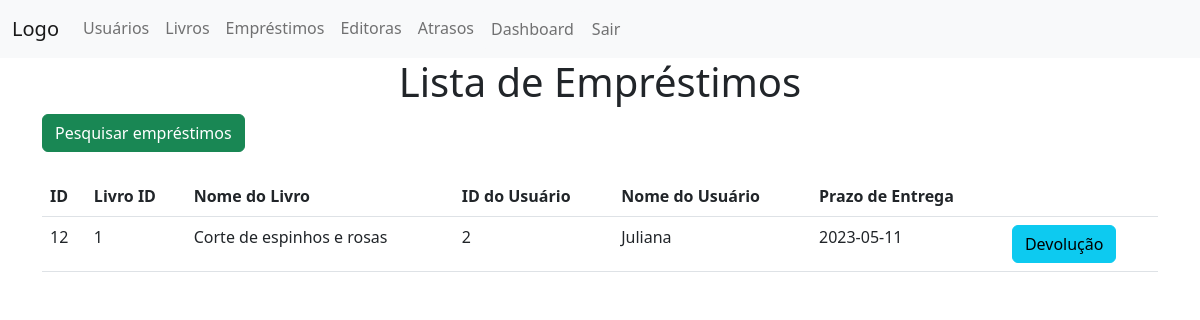
The app's page /Juliana3A/emprestimo.php (signed in), older data.
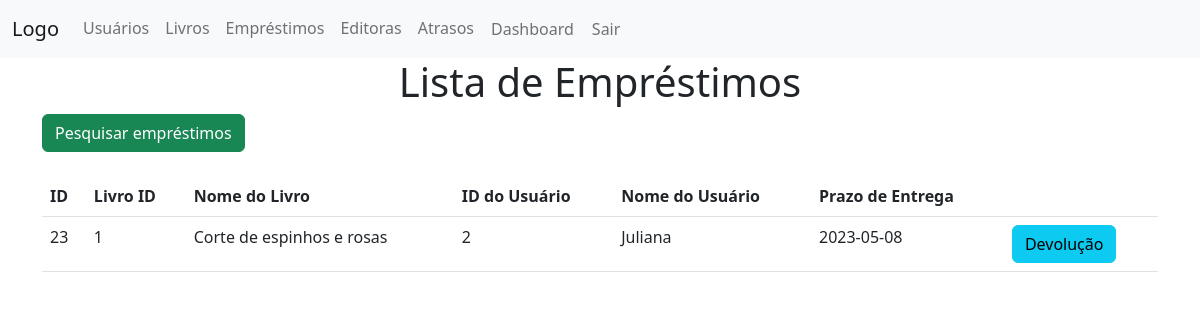
The same page, newer data.
### tables this page shows
CREATE TABLE `emprestimos` (
  `id` int(11) NOT NULL,
  `livro_id` int(11) NOT NULL,
  `livro_nome` text NOT NULL,
  `usuario_id` int(11) NOT NULL,
  `usuario_nome` text NOT NULL,
  `prazo_entrega` date NOT NULL,
  `data_emprestimo` date NOT NULL,
  `devolvido` int(11) NOT NULL,
  `cpf_usuario` text NOT NULL
);

### Juliana3A/emprestimo.php (the view, shortened to what this page needs)
<!DOCTYPE html>
<html lang="en">
<head>
	<link rel="stylesheet" href="css/bootstrap.min.css">
</head>
<body>
<nav class="navbar navbar-expand-lg bg-light">
        <div class="container-fluid">
          <a class="navbar-brand" href="index.html">Logo</a>
          <div class="collapse navbar-collapse" id="navbarNavAltMarkup">
            <div class="navbar-nav">
              <a class="nav-link" href="usuarios.php">Usuários</a>
			  <a class="nav-link" href="livros.php">Livros</a>
              <a class="nav-link" href="emprestimo.php">Empréstimos</a>
			  <a class="nav-link" href="editora.php">Editoras</a>
			  <a class="nav-link" href="atrasos.php">Atrasos</a>
			  <a class="nav-link btn btn-light" href="dashboard.php" class="dashboard-button">Dashboard</a>
			  <a class="nav-link btn btn-light" href="logout.php">Sair</a>
            </div>
          </div>
        </div>
      </nav>
<div class="container">
<center><h1>Lista de Empréstimos</h1></center>
<a href="pesquisaemp.php" type="button" class="btn btn-success">Pesquisar empréstimos</a><br><br>
      <table class= "table">
		<tr>
			<th>ID</th>
			<th>Livro ID</th>
			<th>Nome do Livro</th>
			<th>ID do Usuário</th>
			<th>Nome do Usuário</th>
			<th>Prazo de Entrega</th>
			<th></th>
		</tr>
		<?php
			include 'conexao.php';
			$sql = "SELECT * FROM emprestimos";
			$result = mysqli_query($conn, $sql);
			if (mysqli_num_rows($result) > 0) {
				while ($row = mysqli_fetch_assoc($result)) {
					echo "<tr>";
					echo "<td>".$row["id"]."</td>";
					echo "<td>".$row["livro_id"]."</td>";
					echo "<td>".$row["livro_nome"]."</td>";
					echo "<td>".$row["usuario_id"]."</td>";
					echo "<td>".$row["usuario_nome"]."</td>";
					echo "<td>".$row["prazo_entrega"]."</td>";
					echo "<td><a href='devolucaolivro.php?id=".$row["id"]."' class='btn btn-info'>Devolução</a></td>";
					echo "</tr>";
				}
			} else {
				echo "<tr><td colspan='4'>Nenhum emprestimo encontrado.</td></tr>";
			}
		?>
	</table>
	</div>
</body>
</html>

Row changes from the older to the newer data that the page shows:
removed emprestimos: id "12", livro "1", livro_nome "Corte de espinhos e rosas", usuario "2", usuario_nome "Juliana", prazo_entrega "2023-05-11"
added emprestimos: id "23", livro "1", livro_nome "Corte de espinhos e rosas", usuario "2", usuario_nome "Juliana", prazo_entrega "2023-05-08"
